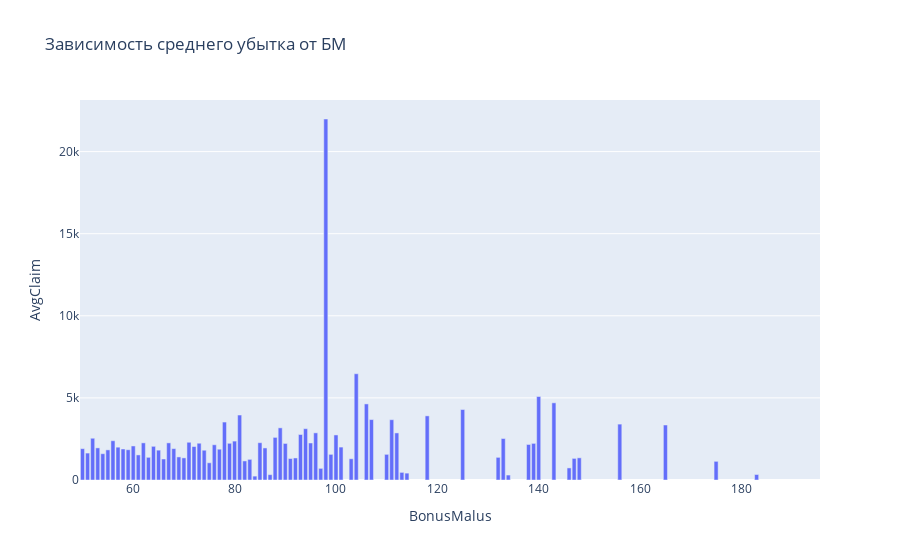

Write notebook code for a chart like this one.
### Code cell
fig = px.bar(df_group_bm, x = 'BonusMalus', y = 'AvgClaim', title = 'Зависимость среднего убытка от БМ')
fig.show()

### Figure 1 — Plotly figure (JSON) as saved in the notebook; plotly's stock layout.template omitted (floating-point values rounded to 4 significant figures)
{"data": [{"alignmentgroup": "True", "hovertemplate": "BonusMalus=%{x}<br>AvgClaim=%{y}<extra></extra>", "legendgroup": "", "marker": {"color": "#636efa"}, "name": "", "offsetgroup": "", "orientation": "v", "showlegend": false, "textposition": "auto", "type": "bar", "x": [50, 51, 52, 53, 54, 55, 56, 57, 58, 59, 60, 61, 62, 63, 64, 65, 66, 67, 68, 69, 70, 71, 72, 73, 74, 75, 76, 77, 78, 79, 80, 81, 82, 83, 84, 85, 86, 87, 88, 89, 90, 91, 92, 93, 94, 95, 96, 97, 98, 99, 100, 101, 102, 103, 104, 105, 106, 107, 108, 109, 110, 111, 112, 113, 114, 115, 116, 117, 118, 119, 120, 121, 123, 124, 125, 126, 128, 130, 131, 132, 133, 134, 135, 138, 139, 140, 143, 146, 147, 148, 150, 155, 156, 157, 164, 165, 166, 173, 174, 175, 178, 183, 185, 195], "xaxis": "x", "y": [1908.0, 1640.0, 2543.0, 1955.0, 1601.0, 1834.0, 2391.0, 1999.0, 1889.0, 1844.0, 2073.0, 1528.0, 2261.0, 1381.0, 2051.0, 1818.0, 1280.0, 2261.0, 1911.0, 1405.0, 1346.0, 2298.0, 2038.0, 2239.0, 1813.0, 1048.0, 2146.0, 1875.0, 3529.0, 2235.0, 2369.0, 3957.0, 1160.0, 1257.0, 237.0, 2271.0, 1953.0, 324.4, 2594.0, 3176.0, 2226.0, 1308.0, 1342.0, 2771.0, 3125.0, 2254.0, 2872.0, 708.4, 21990.0, 1562.0, 2744.0, 2005.0, null, 1292.0, 6472.0, null, 4634.0, 3679.0, null, null, 1562.0, 3672.0, 2867.0, 463.7, 418.6, null, null, null, 3906.0, null, null, null, null, null, 4291.0, null, null, null, null, 1379.0, 2525.0, 301.5, null, 2164.0, 2230.0, 5084.0, 4700.0, 735.1, 1316.0, 1351.0, null, null, 3404.0, null, null, 3349.0, null, null, null, 1137.0, null, 333.9, null, null], "yaxis": "y"}], "layout": {"barmode": "relative", "legend": {"tracegroupgap": 0}, "title": {"text": "Зависимость среднего убытка от БМ"}, "xaxis": {"anchor": "y", "domain": [0.0, 1.0], "title": {"text": "BonusMalus"}}, "yaxis": {"anchor": "x", "domain": [0.0, 1.0], "title": {"text": "AvgClaim"}}}}
